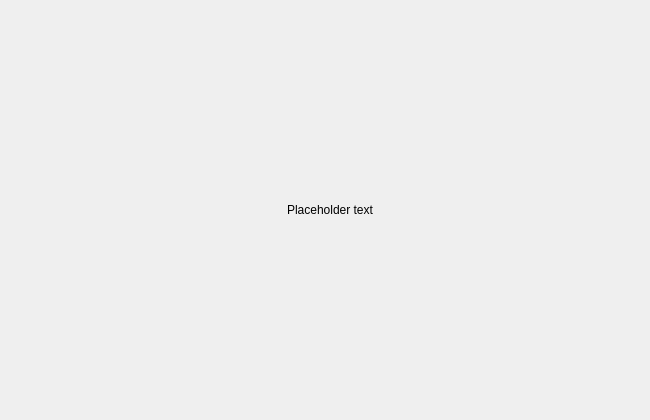
<?xml version="1.0" encoding="UTF-8"?>
<ui version="4.0">
 <class>StartOptionsSort</class>
 <widget class="QWidget" name="StartOptionsSort">
  <property name="geometry">
   <rect>
    <x>0</x>
    <y>0</y>
    <width>650</width>
    <height>420</height>
   </rect>
  </property>
  <property name="sizePolicy">
   <sizepolicy hsizetype="Minimum" vsizetype="Minimum">
    <horstretch>0</horstretch>
    <verstretch>0</verstretch>
   </sizepolicy>
  </property>
  <property name="minimumSize">
   <size>
    <width>650</width>
    <height>420</height>
   </size>
  </property>
  <property name="windowTitle">
   <string>StartOptionsSort Dialog</string>
  </property>
  <layout class="QVBoxLayout" name="verticalLayout">
   <property name="sizeConstraint">
    <enum>QLayout::SetNoConstraint</enum>
   </property>
   <property name="leftMargin">
    <number>10</number>
   </property>
   <property name="topMargin">
    <number>0</number>
   </property>
   <property name="rightMargin">
    <number>0</number>
   </property>
   <property name="bottomMargin">
    <number>0</number>
   </property>
   <item>
    <widget class="QLabel" name="dragdropLabel">
     <property name="sizePolicy">
      <sizepolicy hsizetype="Minimum" vsizetype="Minimum">
       <horstretch>0</horstretch>
       <verstretch>0</verstretch>
      </sizepolicy>
     </property>
     <property name="maximumSize">
      <size>
       <width>16777215</width>
       <height>20</height>
      </size>
     </property>
     <property name="text">
      <string notr="true">Placeholder text</string>
     </property>
     <property name="textFormat">
      <enum>Qt::RichText</enum>
     </property>
     <property name="alignment">
      <set>Qt::AlignCenter</set>
     </property>
     <property name="wordWrap">
      <bool>true</bool>
     </property>
    </widget>
   </item>
   <item>
    <layout class="QGridLayout" name="gridLayoutRevealed">
     <property name="sizeConstraint">
      <enum>QLayout::SetNoConstraint</enum>
     </property>
     <property name="leftMargin">
      <number>0</number>
     </property>
     <property name="rightMargin">
      <number>0</number>
     </property>
     <property name="alignment">
      <set>Qt::AlignCenter</set>
     </property>
    </layout>
   </item>
  </layout>
 </widget>
 <resources/>
 <connections/>
</ui>
